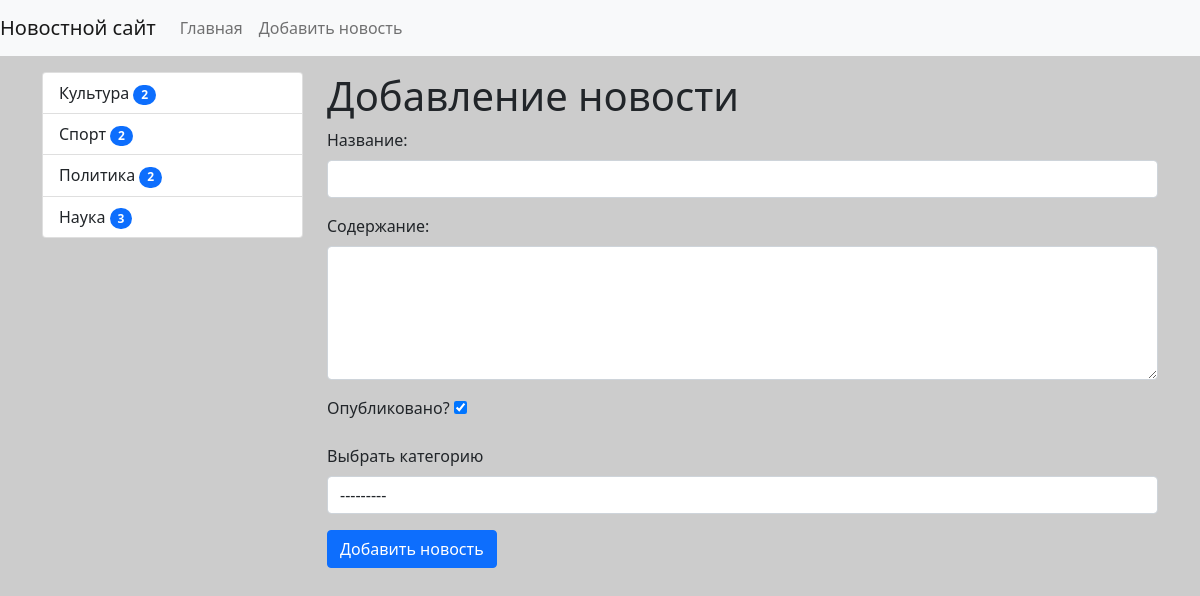
The app's page /news/add-news/ with its own data.
### news/models.py (models this page shows, shortened)
class Category(models.Model):
    title = models.CharField(max_length=150, db_index=True, verbose_name='Наименование категории')
    def __str__(self):
        return self.title
    class Meta:
        verbose_name = 'Категория'
        verbose_name_plural = 'Категории'
        ordering = ['title']

### news/views.py (the view)
# urls.py: path('news/add-news/', CreateNews.as_view(), name='add_news'),
class CreateNews(CreateView):
    form_class = NewsForm
    template_name = 'news/add_news.html'

### news/forms.py (shortened to what this page needs)
class NewsForm(forms.ModelForm):
    class Meta:
        model = News
        fields = ['title', 'content', 'is_published', 'category']
        widgets = {
            'title': forms.TextInput(attrs={'class': 'form-control'}),
            'content': forms.Textarea(attrs={'class': 'form-control', 'rows': 5}),
            'category': forms.Select(attrs={'class': 'form-control'}),
        }

### news/templatetags/news_tags.py (called while the page is built)
@register.inclusion_tag('news/list_categories.html')
def show_categories():
   categories = Category.objects.annotate(cnt=Count('news')).filter(cnt__gt=0)
   return {'categories':categories}

### news/templates/news/add_news.html (shortened to what this page needs)
{% extends 'base.html' %}
{% block sidebar %}
{% include "inc/_sidebar.html" %}
{% endblock %}
{% block content %}
<h1>Добавление новости</h1>
<form action="{% url 'add_news' %}" method="post">
    <div class="mb-3">
        <label for="{{ form.title.id_for_label }}" class="form-label">Название:</label>
        {{ form.title }}
    </div>
    <div class="mb-3">
        <label for="{{ form.content.id_for_label }}" class="form-label">Содержание:</label>
        {{ form.content }}
    </div>
    <div class="mb-3">
        <label for="{{ form.is_published.id_for_label }}" class="form-label">Опубликовано?</label>
        {{ form.is_published }}
    </div>
    <div class="mb-3">
        <label for="{{ form.category.id_for_label }}" class="form-label">Выбрать категорию</label>
        {{ form.category }}
    </div>
    <button type="submit" class="btn btn-primary btn-block">Добавить новость</button>
</form>
{% endblock %}

### news/templates/news/list_categories.html
<div class="list-group">
    {% for item in categories %}
    <a href="{% url 'category' item.pk %}" class="list-group-item list-group-item-action">{{ item.title }}  <span class="badge bg-primary rounded-pill">{{item.cnt}}</span></a>
    {% endfor %}
</div>

### mysite/css/style.css (style rules this page uses)
body { background-color: #ccc; }

### records on screen
Category: title "Культура", cnt "2"
Category: title "Спорт", cnt "2"
Category: title "Политика", cnt "2"
Category: title "Наука", cnt "3"
